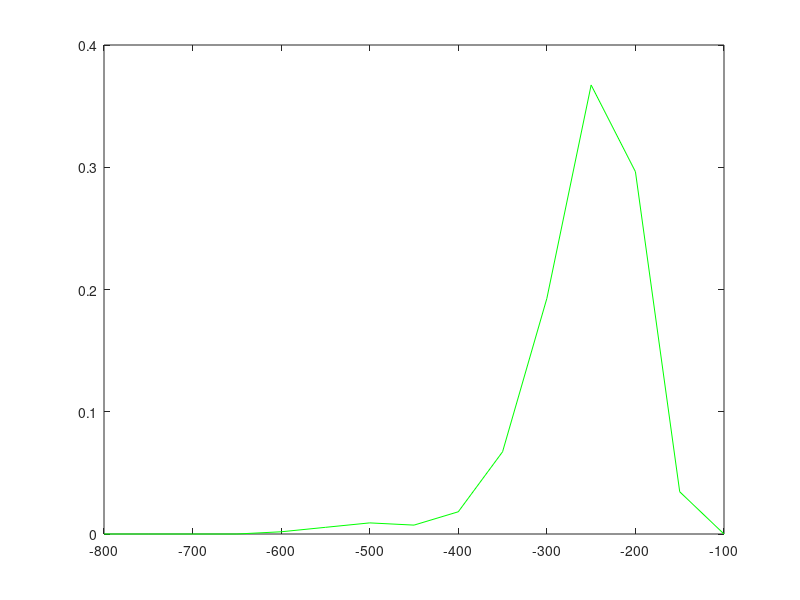

MATLAB code for this plot: (Note: this script raises an error after producing the figure.)
clear all;
clc;
binranges = linspace(-800,-100,15);

tscores = fopen('trueScore.txt','r');
x = fscanf(tscores,'%lf');
[sizeOfX m] = size(x);
disp(sizeOfX);

[binT indT] = histc(x,binranges);

for i=1 : size(binT,1)
  binT(i,1) = binT(i,1)/sizeOfX;
end

plot(binranges,binT,'g');

hold on;

%--------------impostor ------------------------
scoreBinsF = zeros(11,1);
countScoresF = zeros(11,1);

fscores = fopen('falseScore.txt','r');
y = fscanf(fscores,'%lf');
[sizeOfY z] = size(y);
disp(sizeOfY);


[binF indF] = histc(y,binranges);

for i=1 : size(binF,1)
   binF(i,1) = binF(i,1)/sizeOfY;
end
%S = InterX([binranges;(binF)'],[binranges;(binT)']);
[x y] = intersections(binranges,binF,binranges,binT,1);
plot(binranges,binF,'r');

legend('Tscores','Fscores');



%%%%%%%%%%%%%%%%%%%%%%%%%%%%%%%%%%%%%%%%%%%%%
%Y = discretize(x(:,1),'g');

% for  i = 1: sizeOfY
%     if(1< y(i,1) && y(i,1) < 2)
%         scoreBinsF(1,1) = scoreBinsF(1,1) + y(i,1);
%         countScoresF(1,1) = countScoresF(1,1) + 1;
%  
%     elseif(2 < y(i,1) && y(i,1) < 3)
%         scoreBinsF(2,1) = scoreBinsF(2,1) + y(i,1);
%         countScoresF(2,1) = countScoresF(2,1) + 1;
%         
%     
%     elseif(3 < y(i,1)  && y(i,1) < 4)
%         scoreBinsF(3,1) = scoreBinsF(3,1) + y(i,1); 
%         countScoresF(3,1) = countScoresF(3,1) + 1;
%     
%     elseif(4 < y(i,1)  && y(i,1) < 5)
%         scoreBinsF(4,1) = scoreBinsF(4,1) + y(i,1);
%         countScoresF(4,1) = countScoresF(4,1) + 1;
%     
%     elseif(5 < y(i,1)  && y(i,1) < 6)
%         scoreBinsF(5,1) = scoreBinsF(5,1) + y(i,1);
%         countScoresF(5,1) = countScoresF(5,1) + 1;
%     
%     elseif(6 < y(i,1)  && y(i,1) < 7)
%         scoreBinsF(6,1) = scoreBinsF(6,1) + y(i,1); 
%         countScoresF(6,1) = countScoresF(6,1) + 1;
%         
%     elseif(7 < y(i,1)  && y(i,1) < 8)
%         scoreBinsF(7,1) = scoreBinsF(7,1) + y(i,1); 
%         countScoresF(7,1) = countScoresF(7,1) + 1;
% 
%     elseif(8 < y(i,1)  && y(i,1) < 9)
%         scoreBinsF(8,1) = scoreBinsF(8,1) + y(i,1); 
%         countScoresF(8,1) = countScoresF(8,1) + 1;
%         
%     elseif(9 < y(i,1)  && y(i,1) < 10)
%         scoreBinsF(9,1) = scoreBinsF(9,1) + y(i,1); 
%         countScoresF(9,1) = countScoresF(9,1) + 1;
%         
%     elseif(10 < y(i,1)  && y(i,1) < 11)
%         scoreBinsF(10,1) = scoreBinsF(10,1) + y(i,1); 
%         countScoresF(10,1) = countScoresF(10,1) + 1;  
%         
%     elseif(11 < y(i,1)  && y(i,1) < 12)
%         scoreBinsF(11,1) = scoreBinsF(11,1) + y(i,1); 
%         countScoresF(11,1) = countScoresF(11,1) + 1;     
%     end
% end
% 
% totalF = sum(countScoresF);
% 
% for i=3 : 11
%     scoreBinsF(i,1) = scoreBinsF(i,1)/countScoresF(i,1);
%     countScoresF(i,1) =  countScoresF(i,1)/totalF;
%     
% end
% 
% plot(scoreBinsF,countScoresF,'r');


% fscores = fopen('falseScore.txt','r');
% y = fscanf(fscores,'%lf');
% [sizeOfY t] = size(y);
% disp(sizeOfY);
% 
% [z mean sigma] = zscore(y);
%  
% binranges = linspace(-4,4,26);
% [binF indF] = histc(z,binranges);
% 
% for i=1 : size(binF,1)
%    binF(i,1) = binF(i,1)/sizeOfY;
% end
% 
%  tscores = fopen('trueScore.txt','r');
%  x = fscanf(tscores,'%lf');
%  [sizeOfX m] = size(x);
%  disp(sizeOfX);
%  
%    for i=1:sizeOfX
%       x(i,1) = (x(i,1)-mean)/sigma;
%    end
%   
%  [binT indT] = histc(x,binranges);
% 
% for i=1 : size(binT,1)
%   binT(i,1) =  (binT(i,1)/sizeOfX);
% end
% 
% plot(binranges,binF);
% hold on;
% plot(binranges,binT);
% 
% legend('fscores','tscores');
% disp(max(binF));
% disp(max(binT));
% 
